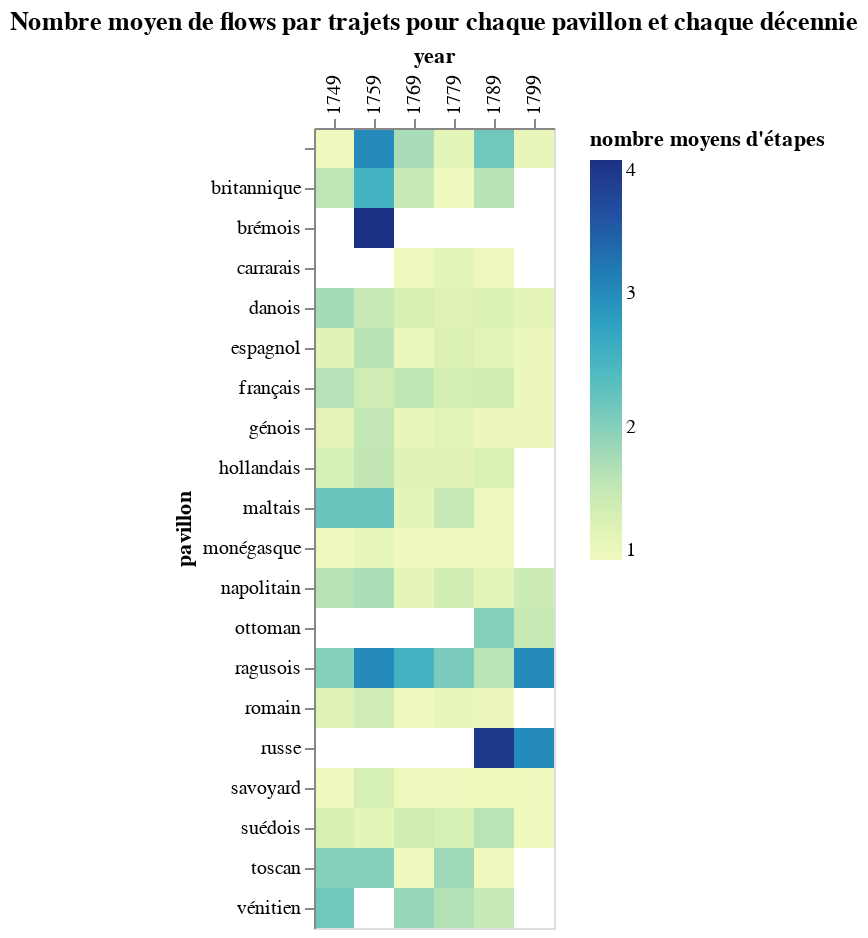

The notebook cell this image was saved under:
### Markdown cell above
#### Nombre moyen d'étapes par pavillon par décennie - Heatmap

### Code cell
VegaLite({
    "$schema": "https://vega.github.io/schema/vega-lite/v5.json",
    "title": "Nombre moyen de flows par trajets pour chaque pavillon et chaque décennie",
    "mark": {
        "tooltip": {
         "content": "data"
        },
        "type": "rect"
    },
    "data": {
        "values": list_viz
    },
    "encoding": {
        "x": {
            "field": "year",
            "type": "nominal", 
            "title": "year",
            "axis": {
                "orient": "top"
            }
        },
        "y": {
            "field": "pavillon",
            "type": "nominal",
            "title": "pavillon"
        },
        "color": {
            "field": "mean_number_steps",
            "type": "quantitative",
            "title": "nombre moyens d'étapes"
        }
    }
})

### Figure 1 — Vega-Lite specification as saved in the notebook (floating-point values rounded to 4 significant figures)
{"$schema": "https://vega.github.io/schema/vega-lite/v5.json", "data": {"values": [{"count_travel": 1, "mean_duration": 5, "mean_number_steps": 1, "mean_speed": 42, "mean_total_miles": 210, "pavillon": "", "year": "1749"}, {"count_travel": 92, "mean_duration": 50.17, "mean_number_steps": 1.587, "mean_speed": 40.48, "mean_total_miles": 1636.0, "pavillon": "britannique", "year": "1749"}, {"count_travel": 9, "mean_duration": 68.89, "mean_number_steps": 1.778, "mean_speed": 22.63, "mean_total_miles": 1505.0, "pavillon": "danois", "year": "1749"}, {"count_travel": 129, "mean_duration": 9.271, "mean_number_steps": 1.217, "mean_speed": 41.61, "mean_total_miles": 210.6, "pavillon": "espagnol", "year": "1749"}, {"count_travel": 1092, "mean_duration": 21.48, "mean_number_steps": 1.657, "mean_speed": 34.24, "mean_total_miles": 548.5, "pavillon": "français", "year": "1749"}, {"count_travel": 159, "mean_duration": 9.428, "mean_number_steps": 1.17, "mean_speed": 34.06, "mean_total_miles": 201.9, "pavillon": "génois", "year": "1749"}, {"count_travel": 40, "mean_duration": 50.33, "mean_number_steps": 1.35, "mean_speed": 38.27, "mean_total_miles": 1614.0, "pavillon": "hollandais", "year": "1749"}, {"count_travel": 5, "mean_duration": 27.2, "mean_number_steps": 2.2, "mean_speed": 33.81, "mean_total_miles": 515, "pavillon": "maltais", "year": "1749"}, {"count_travel": 33, "mean_duration": 6.667, "mean_number_steps": 1.03, "mean_speed": 25.03, "mean_total_miles": 126.1, "pavillon": "monégasque", "year": "1749"}, {"count_travel": 19, "mean_duration": 30.26, "mean_number_steps": 1.632, "mean_speed": 25.78, "mean_total_miles": 513.4, "pavillon": "napolitain", "year": "1749"}, {"count_travel": 1, "mean_duration": 94, "mean_number_steps": 2, "mean_speed": 13.98, "mean_total_miles": 1314, "pavillon": "ragusois", "year": "1749"}, {"count_travel": 79, "mean_duration": 9.392, "mean_number_steps": 1.253, "mean_speed": 33.53, "mean_total_miles": 171.3, "pavillon": "romain", "year": "1749"}, {"count_travel": 12, "mean_duration": 4.167, "mean_number_steps": 1, "mean_speed": 57.2, "mean_total_miles": 185.4, "pavillon": "savoyard", "year": "1749"}, {"count_travel": 15, "mean_duration": 32.13, "mean_number_steps": 1.333, "mean_speed": 33.22, "mean_total_miles": 1028.0, "pavillon": "suédois", "year": "1749"}, {"count_travel": 3, "mean_duration": 39.67, "mean_number_steps": 2, "mean_speed": 27.47, "mean_total_miles": 549, "pavillon": "toscan", "year": "1749"}, {"count_travel": 7, "mean_duration": 78.86, "mean_number_steps": 2.143, "mean_speed": 16.44, "mean_total_miles": 1174.0, "pavillon": "vénitien", "year": "1749"}, {"count_travel": 4, "mean_duration": 76, "mean_number_steps": 3, "mean_speed": 28.05, "mean_total_miles": 951.5, "pavillon": "", "year": "1759"}, {"count_travel": 4, "mean_duration": 26.25, "mean_number_steps": 2.5, "mean_speed": 31.01, "mean_total_miles": 705, "pavillon": "britannique", "year": "1759"}, {"count_travel": 1, "mean_duration": 109, "mean_number_steps": 4, "mean_speed": 22.58, "mean_total_miles": 2461, "pavillon": "brémois", "year": "1759"}, {"count_travel": 10, "mean_duration": 45.3, "mean_number_steps": 1.5, "mean_speed": 26.98, "mean_total_miles": 932, "pavillon": "danois", "year": "1759"}, {"count_travel": 131, "mean_duration": 12.39, "mean_number_steps": 1.634, "mean_speed": 39.13, "mean_total_miles": 319.9, "pavillon": "espagnol", "year": "1759"}, {"count_travel": 650, "mean_duration": 8.183, "mean_number_steps": 1.415, "mean_speed": 37.76, "mean_total_miles": 205.1, "pavillon": "français", "year": "1759"}, {"count_travel": 339, "mean_duration": 10.57, "mean_number_steps": 1.543, "mean_speed": 49.16, "mean_total_miles": 307.4, "pavillon": "génois", "year": "1759"}, {"count_travel": 44, "mean_duration": 47.34, "mean_number_steps": 1.545, "mean_speed": 24.52, "mean_total_miles": 1027.0, "pavillon": "hollandais", "year": "1759"}, {"count_travel": 10, "mean_duration": 18.9, "mean_number_steps": 2.2, "mean_speed": 33.7, "mean_total_miles": 475, "pavillon": "maltais", "year": "1759"}, {"count_travel": 32, "mean_duration": 5.656, "mean_number_steps": 1.125, "mean_speed": 32.36, "mean_total_miles": 141.1, "pavillon": "monégasque", "year": "1759"}, {"count_travel": 69, "mean_duration": 17.83, "mean_number_steps": 1.725, "mean_speed": 47.24, "mean_total_miles": 429.0, "pavillon": "napolitain", "year": "1759"}, {"count_travel": 2, "mean_duration": 52, "mean_number_steps": 3, "mean_speed": 15.93, "mean_total_miles": 800, "pavillon": "ragusois", "year": "1759"}, {"count_travel": 29, "mean_duration": 6.103, "mean_number_steps": 1.414, "mean_speed": 79.22, "mean_total_miles": 289.6, "pavillon": "romain", "year": "1759"}, {"count_travel": 138, "mean_duration": 7.014, "mean_number_steps": 1.362, "mean_speed": 65.11, "mean_total_miles": 282.2, "pavillon": "savoyard", "year": "1759"}, {"count_travel": 12, "mean_duration": 11.92, "mean_number_steps": 1.167, "mean_speed": 37.62, "mean_total_miles": 270.8, "pavillon": "suédois", "year": "1759"}, {"count_travel": 27, "mean_duration": 26.19, "mean_number_steps": 2, "mean_speed": 30.17, "mean_total_miles": 605.3, "pavillon": "toscan", "year": "1759"}, {"count_travel": 4, "mean_duration": 24.75, "mean_number_steps": 1.75, "mean_speed": 34.87, "mean_total_miles": 769.2, "pavillon": "", "year": "1769"}, {"count_travel": 41, "mean_duration": 23.49, "mean_number_steps": 1.512, "mean_speed": 43.8, "mean_total_miles": 834.2, "pavillon": "britannique", "year": "1769"}, {"count_travel": 5, "mean_duration": 10.8, "mean_number_steps": 1, "mean_speed": 28.58, "mean_total_miles": 190.4, "pavillon": "carrarais", "year": "1769"}, {"count_travel": 3, "mean_duration": 35.67, "mean_number_steps": 1.333, "mean_speed": 25.61, "mean_total_miles": 782, "pavillon": "danois", "year": "1769"}, {"count_travel": 73, "mean_duration": 14.75, "mean_number_steps": 1.068, "mean_speed": 20.22, "mean_total_miles": 185.0, "pavillon": "espagnol", "year": "1769"}, {"count_travel": 1304, "mean_duration": 17.34, "mean_number_steps": 1.556, "mean_speed": 35.45, "mean_total_miles": 429.3, "pavillon": "français", "year": "1769"}, {"count_travel": 125, "mean_duration": 10.99, "mean_number_steps": 1.104, "mean_speed": 32.66, "mean_total_miles": 258.3, "pavillon": "génois", "year": "1769"}, {"count_travel": 27, "mean_duration": 25.81, "mean_number_steps": 1.259, "mean_speed": 31.63, "mean_total_miles": 640.1, "pavillon": "hollandais", "year": "1769"}, {"count_travel": 6, "mean_duration": 6.167, "mean_number_steps": 1.167, "mean_speed": 39.89, "mean_total_miles": 218.2, "pavillon": "maltais", "year": "1769"}, {"count_travel": 11, "mean_duration": 8.727, "mean_number_steps": 1, "mean_speed": 17.82, "mean_total_miles": 126.5, "pavillon": "monégasque", "year": "1769"}, {"count_travel": 56, "mean_duration": 22.07, "mean_number_steps": 1.143, "mean_speed": 31.32, "mean_total_miles": 452.6, "pavillon": "napolitain", "year": "1769"}, {"count_travel": 2, "mean_duration": 30.5, "mean_number_steps": 2.5, "mean_speed": 18.23, "mean_total_miles": 512.5, "pavillon": "ragusois", "year": "1769"}, {"count_travel": 2, "mean_duration": 27, "mean_number_steps": 1, "mean_speed": 12.73, "mean_total_miles": 272, "pavillon": "romain", "year": "1769"}, {"count_travel": 109, "mean_duration": 5.165, "mean_number_steps": 1.028, "mean_speed": 84.06, "mean_total_miles": 275.3, "pavillon": "savoyard", "year": "1769"}, {"count_travel": 17, "mean_duration": 50.94, "mean_number_steps": 1.412, "mean_speed": 28.81, "mean_total_miles": 1119.0, "pavillon": "suédois", "year": "1769"}, {"count_travel": 3, "mean_duration": 8.667, "mean_number_steps": 1, "mean_speed": 27.74, "mean_total_miles": 232, "pavillon": "toscan", "year": "1769"}, {"count_travel": 8, "mean_duration": 57, "mean_number_steps": 1.875, "mean_speed": 31.79, "mean_total_miles": 935, "pavillon": "vénitien", "year": "1769"}, {"count_travel": 18, "mean_duration": 11.22, "mean_number_steps": 1.167, "mean_speed": 32.16, "mean_total_miles": 272.3, "pavillon": "", "year": "1779"}, {"count_travel": 1, "mean_duration": 7, "mean_number_steps": 1, "mean_speed": 30.57, "mean_total_miles": 214, "pavillon": "britannique", "year": "1779"}, {"count_travel": 6, "mean_duration": 12.17, "mean_number_steps": 1.167, "mean_speed": 24.63, "mean_total_miles": 210.5, "pavillon": "carrarais", "year": "1779"}, {"count_travel": 27, "mean_duration": 23.74, "mean_number_steps": 1.259, "mean_speed": 36.17, "mean_total_miles": 572.0, "pavillon": "danois", "year": "1779"}, {"count_travel": 108, "mean_duration": 14.23, "mean_number_steps": 1.296, "mean_speed": 30.92, "mean_total_miles": 214.9, "pavillon": "espagnol", "year": "1779"}, {"count_travel": 1054, "mean_duration": 11.12, "mean_number_steps": 1.37, "mean_speed": 31.09, "mean_total_miles": 208.4, "pavillon": "français", "year": "1779"}, {"count_travel": 258, "mean_duration": 10.54, "mean_number_steps": 1.194, "mean_speed": 34.57, "mean_total_miles": 253.0, "pavillon": "génois", "year": "1779"}, {"count_travel": 37, "mean_duration": 16.32, "mean_number_steps": 1.216, "mean_speed": 40.69, "mean_total_miles": 434.4, "pavillon": "hollandais", "year": "1779"}, {"count_travel": 8, "mean_duration": 17.75, "mean_number_steps": 1.5, "mean_speed": 24.83, "mean_total_miles": 283.8, "pavillon": "maltais", "year": "1779"}, {"count_travel": 18, "mean_duration": 4.889, "mean_number_steps": 1, "mean_speed": 32.36, "mean_total_miles": 121.9, "pavillon": "monégasque", "year": "1779"}, {"count_travel": 95, "mean_duration": 19.59, "mean_number_steps": 1.411, "mean_speed": 30.89, "mean_total_miles": 485.9, "pavillon": "napolitain", "year": "1779"}, {"count_travel": 12, "mean_duration": 39.92, "mean_number_steps": 2.083, "mean_speed": 30.27, "mean_total_miles": 821.6, "pavillon": "ragusois", "year": "1779"}, {"count_travel": 9, "mean_duration": 6.444, "mean_number_steps": 1.111, "mean_speed": 33.22, "mean_total_miles": 203.9, "pavillon": "romain", "year": "1779"}, {"count_travel": 153, "mean_duration": 5.039, "mean_number_steps": 1.026, "mean_speed": 86.34, "mean_total_miles": 256.1, "pavillon": "savoyard", "year": "1779"}, {"count_travel": 14, "mean_duration": 29.14, "mean_number_steps": 1.357, "mean_speed": 38.39, "mean_total_miles": 756.9, "pavillon": "suédois", "year": "1779"}, {"count_travel": 11, "mean_duration": 16.55, "mean_number_steps": 1.818, "mean_speed": 29.58, "mean_total_miles": 319.9, "pavillon": "toscan", "year": "1779"}, {"count_travel": 28, "mean_duration": 32.21, "mean_number_steps": 1.679, "mean_speed": 28.38, "mean_total_miles": 736.2, "pavillon": "vénitien", "year": "1779"}, {"count_travel": 25, "mean_duration": 44.76, "mean_number_steps": 2.16, "mean_speed": 32.12, "mean_total_miles": 949.0, "pavillon": "", "year": "1789"}, {"count_travel": 42, "mean_duration": 36.5, "mean_number_steps": 1.643, "mean_speed": 45.36, "mean_total_miles": 1275.0, "pavillon": "britannique", "year": "1789"}, {"count_travel": 42, "mean_duration": 12.95, "mean_number_steps": 1.048, "mean_speed": 27.58, "mean_total_miles": 213.6, "pavillon": "carrarais", "year": "1789"}, {"count_travel": 53, "mean_duration": 38.77, "mean_number_steps": 1.302, "mean_speed": 33.77, "mean_total_miles": 863.7, "pavillon": "danois", "year": "1789"}, {"count_travel": 481, "mean_duration": 13.12, "mean_number_steps": 1.193, "mean_speed": 34.88, "mean_total_miles": 250.3, "pavillon": "espagnol", "year": "1789"}, {"count_travel": 3311, "mean_duration": 14.01, "mean_number_steps": 1.395, "mean_speed": 34.12, "mean_total_miles": 363.4, "pavillon": "français", "year": "1789"}, {"count_travel": 392, "mean_duration": 12.56, "mean_number_steps": 1.059, "mean_speed": 32.07, "mean_total_miles": 253.9, "pavillon": "génois", "year": "1789"}, {"count_travel": 32, "mean_duration": 24.34, "mean_number_steps": 1.312, "mean_speed": 32.6, "mean_total_miles": 728.3, "pavillon": "hollandais", "year": "1789"}, {"count_travel": 20, "mean_duration": 8.75, "mean_number_steps": 1.05, "mean_speed": 40.18, "mean_total_miles": 207.1, "pavillon": "maltais", "year": "1789"}, {"count_travel": 42, "mean_duration": 8.69, "mean_number_steps": 1, "mean_speed": 28.7, "mean_total_miles": 131.0, "pavillon": "monégasque", "year": "1789"}, {"count_travel": 154, "mean_duration": 25.6, "mean_number_steps": 1.195, "mean_speed": 30.41, "mean_total_miles": 544.2, "pavillon": "napolitain", "year": "1789"}, {"count_travel": 2, "mean_duration": 54, "mean_number_steps": 2, "mean_speed": 16.79, "mean_total_miles": 887, "pavillon": "ottoman", "year": "1789"}, {"count_travel": 45, "mean_duration": 25.87, "mean_number_steps": 1.622, "mean_speed": 27.68, "mean_total_miles": 519.9, "pavillon": "ragusois", "year": "1789"}, {"count_travel": 34, "mean_duration": 9.059, "mean_number_steps": 1.059, "mean_speed": 31.92, "mean_total_miles": 191.7, "pavillon": "romain", "year": "1789"}, {"count_travel": 11, "mean_duration": 62.45, "mean_number_steps": 3.909, "mean_speed": 28.5, "mean_total_miles": 1786, "pavillon": "russe", "year": "1789"}, {"count_travel": 296, "mean_duration": 6.095, "mean_number_steps": 1.017, "mean_speed": 85.1, "mean_total_miles": 266.6, "pavillon": "savoyard", "year": "1789"}, {"count_travel": 29, "mean_duration": 52.76, "mean_number_steps": 1.621, "mean_speed": 36.88, "mean_total_miles": 1859.0, "pavillon": "suédois", "year": "1789"}, {"count_travel": 4, "mean_duration": 3.75, "mean_number_steps": 1, "mean_speed": 42.88, "mean_total_miles": 134.8, "pavillon": "toscan", "year": "1789"}, {"count_travel": 16, "mean_duration": 32.56, "mean_number_steps": 1.5, "mean_speed": 25.21, "mean_total_miles": 669.9, "pavillon": "vénitien", "year": "1789"}, {"count_travel": 28, "mean_duration": 3.5, "mean_number_steps": 1.107, "mean_speed": 33.02, "mean_total_miles": 83.46, "pavillon": "", "year": "1799"}, {"count_travel": 13, "mean_duration": 9.231, "mean_number_steps": 1.154, "mean_speed": 34.32, "mean_total_miles": 251.8, "pavillon": "danois", "year": "1799"}, {"count_travel": 167, "mean_duration": 14.27, "mean_number_steps": 1.066, "mean_speed": 21.63, "mean_total_miles": 198.8, "pavillon": "espagnol", "year": "1799"}, {"count_travel": 1603, "mean_duration": 5.241, "mean_number_steps": 1.067, "mean_speed": 34.27, "mean_total_miles": 89.57, "pavillon": "français", "year": "1799"}, {"count_travel": 693, "mean_duration": 10.59, "mean_number_steps": 1.052, "mean_speed": 25.99, "mean_total_miles": 179.2, "pavillon": "génois", "year": "1799"}, {"count_travel": 32, "mean_duration": 15.22, "mean_number_steps": 1.438, "mean_speed": 26.86, "mean_total_miles": 399.0, "pavillon": "napolitain", "year": "1799"}, {"count_travel": 2, "mean_duration": 25.5, "mean_number_steps": 1.5, "mean_speed": 27.86, "mean_total_miles": 658.5, "pavillon": "ottoman", "year": "1799"}, {"count_travel": 1, "mean_duration": 18, "mean_number_steps": 3, "mean_speed": 24.17, "mean_total_miles": 435, "pavillon": "ragusois", "year": "1799"}, {"count_travel": 1, "mean_duration": 39, "mean_number_steps": 3, "mean_speed": 27.23, "mean_total_miles": 1062, "pavillon": "russe", "year": "1799"}, {"count_travel": 2, "mean_duration": 6, "mean_number_steps": 1, "mean_speed": 42.34, "mean_total_miles": 262, "pavillon": "savoyard", "year": "1799"}, {"count_travel": 3, "mean_duration": 3.333, "mean_number_steps": 1, "mean_speed": 61.08, "mean_total_miles": 228.3, "pavillon": "suédois", "year": "1799"}]}, "encoding": {"color": {"field": "mean_number_steps", "title": "nombre moyens d'étapes", "type": "quantitative"}, "x": {"axis": {"orient": "top"}, "field": "year", "title": "year", "type": "nominal"}, "y": {"field": "pavillon", "title": "pavillon", "type": "nominal"}}, "mark": {"tooltip": {"content": "data"}, "type": "rect"}, "title": "Nombre moyen de flows par trajets pour chaque pavillon et chaque décennie"}
